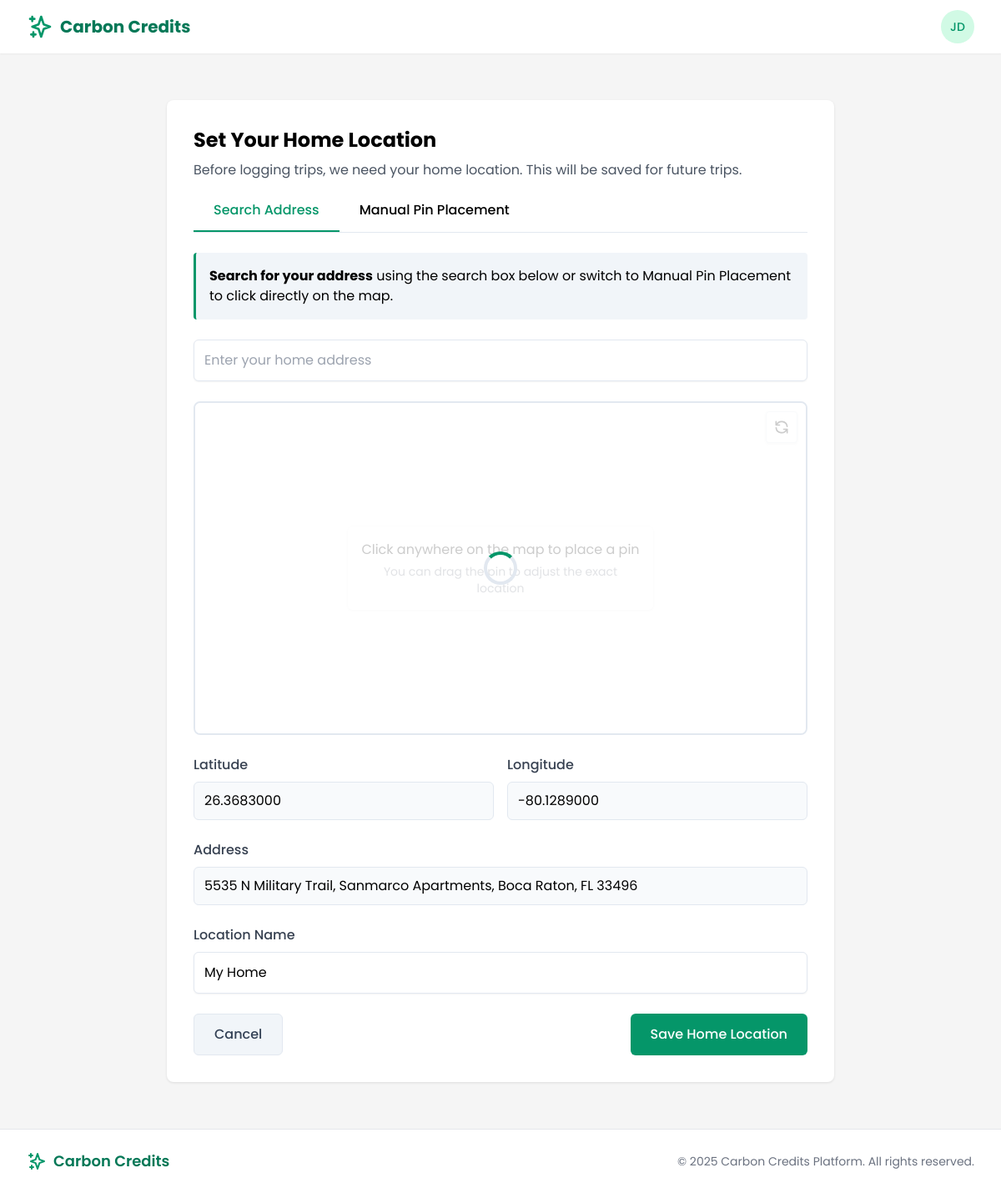
The app's page /employee/home-location/update/ (signed in) with its own data.
### users/models.py (models this page shows, shortened)
class CustomUser(AbstractUser):
    is_employee = models.BooleanField(default=False)
    is_employer = models.BooleanField(default=False)
    is_bank_admin = models.BooleanField(default=False)
    is_super_admin = models.BooleanField(default=False)
    email = models.EmailField(_('email address'), unique=True)
    date_joined = models.DateTimeField(default=timezone.now)
    approved = models.BooleanField(default=False)
    USERNAME_FIELD = 'email'
    REQUIRED_FIELDS = ['username', 'first_name', 'last_name']
    class Meta:
        verbose_name = _('user')
        verbose_name_plural = _('users')

class Location(models.Model):
    LOCATION_TYPES = (
        ('home', 'Home'),
        ('office', 'Office'),
        ('commute', 'Commute'),
        ('other', 'Other'),
    )
    name = models.CharField(max_length=100, default='', blank=True)
    created_by = models.ForeignKey(
        CustomUser,
        on_delete=models.CASCADE,
        related_name='locations'
    )
    latitude = models.DecimalField(max_digits=10, decimal_places=7)
    longitude = models.DecimalField(max_digits=10, decimal_places=7)
    address = models.CharField(max_length=255)
    location_type = models.CharField(max_length=10, choices=LOCATION_TYPES, default='other')
    employer = models.ForeignKey(
        EmployerProfile,
        on_delete=models.CASCADE,
        related_name='office_locations',
        null=True,
        blank=True
    )
    is_primary = models.BooleanField(default=False)
    created_at = models.DateTimeField(default=timezone.now)

### core/views/employee_views.py (the view, shortened to what this page needs)
# urls.py: path('home-location/update/', update_home_location, name='employee_update_home_location'),
@login_required
@user_passes_test(lambda u: u.is_employee)
def update_home_location(request):
    home_location = Location.objects.filter(
        created_by=request.user,
        location_type='home'
    ).first()
    google_maps_api_key = settings.GOOGLE_MAPS_API_KEY
    context = {
        'page_title': 'Update Home Location',
        'home_location': home_location,
        'google_maps_api_key': google_maps_api_key
    }
    return render(request, 'employee/update_home_location.html', context)

### templates/employee/update_home_location.html (shortened to what this page needs)
{% extends 'base.html' %}
{% load static %}
{% block content %}
<div class="container mx-auto px-4 py-8">
    <div class="container-box">
        <h1 class="text-2xl font-bold mb-2">Set Your Home Location</h1>
        <p class="text-gray-600 mb-3">Before logging trips, we need your home location. This will be saved for future trips.</p>
        <div class="tabs">
            <div class="tab active" id="tab-search">Search Address</div>
            <div class="tab" id="tab-manual">Manual Pin Placement</div>
        </div>
        <div id="search-content">
            <div class="instructions">
                <p><strong>Search for your address</strong> using the search box below or switch to Manual Pin Placement to click directly on the map.</p>
            </div>
            <div class="search-box">
                <input id="location-search-input" type="text" placeholder="Enter your home address" class="search-input" />
            </div>
        </div>
        <div class="map-container">
            <div id="map-loading" class="loading-spinner">
                <div class="spinner"></div>
            </div>
            <div id="map-instructions" class="map-instructions">
                <p>Click anywhere on the map to place a pin</p>
                <p class="text-sm text-gray-500 mt-1">You can drag the pin to adjust the exact location</p>
            </div>
            <div class="map-control">
                <button id="reset-map" class="map-button" title="Reset Map">
                    <svg xmlns="http://www.w3.org/2000/svg" class="h-5 w-5" fill="none" viewBox="0 0 24 24" stroke="currentColor">
                        <path stroke-linecap="round" stroke-linejoin="round" stroke-width="2" d="M4 4v5h.582m15.356 2A8.001 8.001 0 004.582 9m0 0H9m11 11v-5h-.581m0 0a8.003 8.003 0 01-15.357-2m15.357 2H15" />
                    </svg>
                </button>
            </div>
        </div>
        <form id="location-form" method="post" action="{% url 'employee_update_home_location' %}">
            <div class="grid grid-cols-1 md:grid-cols-2 gap-4">
                <div class="form-field">
                    <label for="latitude-input" class="form-label">Latitude</label>
                    <input type="text" id="latitude-input" name="latitude" value="{{ home_location.latitude|default:'' }}" class="form-input" readonly required />
                </div>
                <div class="form-field">
                    <label for="longitude-input" class="form-label">Longitude</label>
                    <input type="text" id="longitude-input" name="longitude" value="{{ home_location.longitude|default:'' }}" class="form-input" readonly required />
                </div>
            </div>
            <div class="form-field">
                <label for="address-input" class="form-label">Address</label>
                <input type="text" id="address-input" name="address" value="{{ home_location.address|default:'' }}" class="form-input" readonly required />
            </div>
            <div class="form-field">
                <label for="name-input" class="form-label">Location Name</label>
                <input type="text" id="name-input" name="name" value="My Home" class="search-input" />
            </div>
            <div class="flex justify-between mt-6">
                <a href="{% url 'employee_profile' %}" class="btn-secondary">Cancel</a>
                <button type="submit" id="save-button" class="btn-primary" disabled>Save Home Location</button>
            </div>
        </form>
    </div>
</div>
{% endblock %}

### templates/base.html (shortened to what this page needs)
{% load static %}
<!DOCTYPE html>
<html lang="en">
<head>
    <link href="https://cdn.jsdelivr.net/npm/tailwindcss@2.2.19/dist/tailwind.min.css" rel="stylesheet">
</head>
<body class="flex flex-col min-h-screen">
    <header class="bg-white shadow-sm sticky top-0 z-50">
        <nav class="max-w-7xl mx-auto px-4 sm:px-6 lg:px-8">
            <div class="flex justify-between h-16">
                <div class="flex">
                    <div class="flex-shrink-0 flex items-center">
                        <a href="{% url 'home' %}" class="flex items-center">
                            <svg xmlns="http://www.w3.org/2000/svg" class="h-8 w-8 text-green-600" fill="none" viewBox="0 0 24 24" stroke="currentColor">
                                <path stroke-linecap="round" stroke-linejoin="round" stroke-width="2" d="M5 3v4M3 5h4M6 17v4m-2-2h4m5-16l2.286 6.857L21 12l-5.714 2.143L13 21l-2.286-6.857L5 12l5.714-2.143L13 3z" />
                            </svg>
                            <span class="ml-2 text-xl font-bold text-green-700">Carbon Credits</span>
                        </a>
                    </div>
                </div>
                <div class="flex items-center">
                    {% if user.is_authenticated %}
                    <div class="ml-3 relative">
                        <div>
                            <button type="button" class="bg-white rounded-full flex text-sm focus:outline-none focus:ring-2 focus:ring-offset-2 focus:ring-green-500" id="user-menu-button" aria-expanded="false" aria-haspopup="true">
                                <div class="h-10 w-10 rounded-full bg-green-100 flex items-center justify-center text-green-600 font-medium">
                                    {{ user.first_name|slice:":1" }}{{ user.last_name|slice:":1" }}
                                </div>
                            </button>
                        </div>
                    </div>
                    {% else %}
                    <a href="{% url 'login' %}" class="btn-secondary">Log in</a>
                    <a href="{% url 'register' %}" class="ml-3 btn-primary">Register</a>
                    {% endif %}
                </div>
            </div>
        </nav>
    </header>
    <main class="flex-grow py-6">
        {% block content %}{% endblock %}
    </main>
    <footer class="bg-white py-6 border-t border-gray-200 mt-auto">
        <div class="max-w-7xl mx-auto px-4 sm:px-6 lg:px-8">
            <div class="flex flex-col md:flex-row md:justify-between items-center">
                <div class="flex items-center mb-4 md:mb-0">
                    <svg xmlns="http://www.w3.org/2000/svg" class="h-6 w-6 text-green-600" fill="none" viewBox="0 0 24 24" stroke="currentColor">
                        <path stroke-linecap="round" stroke-linejoin="round" stroke-width="2" d="M5 3v4M3 5h4M6 17v4m-2-2h4m5-16l2.286 6.857L21 12l-5.714 2.143L13 21l-2.286-6.857L5 12l5.714-2.143L13 3z" />
                    </svg>
                    <span class="ml-2 text-lg font-semibold text-green-700">Carbon Credits</span>
                </div>
                <p class="text-center text-gray-500 text-sm">
                    &copy; {% now "Y" %} Carbon Credits Platform. All rights reserved.
                </p>
            </div>
        </div>
    </footer>
</body>
</html>

### templates/base.html (style rules this page uses)
:root { --primary: #2B9348; --secondary: #55A630; --neutral-dark: #1C1C1C; --light-bg: #F5F5F5; --accent: #F9DC5C; --secondary-accent: #70A9A1; --cta-blue: #1E88E5; }
body { font-family: 'Poppins', sans-serif; background-color: var(--light-bg); }
.btn-primary { background-color: var(--primary); color: white; border-radius: 12px; padding: 10px 20px; font-weight: 600; transition: all 0.3s ease; display: inline-flex; align-items: center; gap: 8px; }
.btn-secondary { background-color: white; color: var(--neutral-dark); border: 2px solid var(--primary); border-radius: 12px; padding: 8px 18px; font-weight: 600; transition: all 0.3s ease; }

### templates/employee/update_home_location.html (style rules this page uses)
.container-box { max-width: 800px; margin: 0 auto; background-color: #fff; border-radius: 0.5rem; box-shadow: 0 1px 3px rgba(0,0,0,0.1); padding: 2rem; }
.map-container { height: 400px; width: 100%; border-radius: 0.5rem; overflow: hidden; position: relative; margin-bottom: 1.5rem; border: 2px solid #e2e8f0; }
.search-box { position: relative; margin-bottom: 1.5rem; }
.search-input { width: 100%; padding: 12px; border: 1px solid #e2e8f0; border-radius: 0.375rem; box-shadow: 0 1px 2px rgba(0,0,0,0.05); font-size: 1rem; }
.form-field { margin-bottom: 1.5rem; }
.form-label { display: block; font-weight: 500; margin-bottom: 0.5rem; color: #374151; }
.form-input { width: 100%; padding: 10px 12px; border: 1px solid #e2e8f0; border-radius: 0.375rem; background-color: #f8fafc; }
.btn-primary { display: inline-block; background-color: #059669; color: white; font-weight: 500; padding: 0.75rem 1.5rem; border-radius: 0.375rem; border: none; cursor: pointer; transition: background-color 0.2s; }
.btn-secondary { display: inline-block; background-color: #f1f5f9; color: #334155; font-weight: 500; padding: 0.75rem 1.5rem; border-radius: 0.375rem; border: 1px solid #e2e8f0; cursor: pointer; }
.loading-spinner { position: absolute; top: 0; left: 0; right: 0; bottom: 0; background-color: rgba(255, 255, 255, 0.8); display: flex; align-items: center; justify-content: center; z-index: 10; }
.spinner { width: 40px; height: 40px; border: 4px solid #e2e8f0; border-top: 4px solid #059669; border-radius: 50%; animation: spin 1s linear infinite; }
.instructions { background-color: #f1f5f9; border-left: 3px solid #059669; padding: 1rem; margin-bottom: 1.5rem; border-radius: 0.25rem; }
.map-instructions { position: absolute; top: 50%; left: 50%; transform: translate(-50%, -50%); background-color: rgba(255, 255, 255, 0.9); padding: 1rem; border-radius: 0.375rem; text-align: center; max-width: 80%; z-index: 5; box-shadow: 0 1px 3px rgba(0,0,0,0.1); pointer-events: none; }
.map-control { position: absolute; top: 10px; right: 10px; z-index: 5; }
.map-button { background-color: white; border: 1px solid #e2e8f0; padding: 0.5rem; border-radius: 0.25rem; box-shadow: 0 1px 3px rgba(0,0,0,0.1); cursor: pointer; display: flex; align-items: center; justify-content: center; margin-bottom: 0.5rem; }
.tabs { display: flex; margin-bottom: 1.5rem; border-bottom: 1px solid #e2e8f0; }
.tab { padding: 0.75rem 1.5rem; cursor: pointer; font-weight: 500; border-bottom: 2px solid transparent; }
.tab.active { color: #059669; border-bottom-color: #059669; }

### records on screen
CustomUser: first_name "J", last_name "D"
Location: latitude "26.3683000", longitude "-80.1289000", address "5535 N Military Trail, Sanmarco Apartments, Boca Raton, FL 33496"
